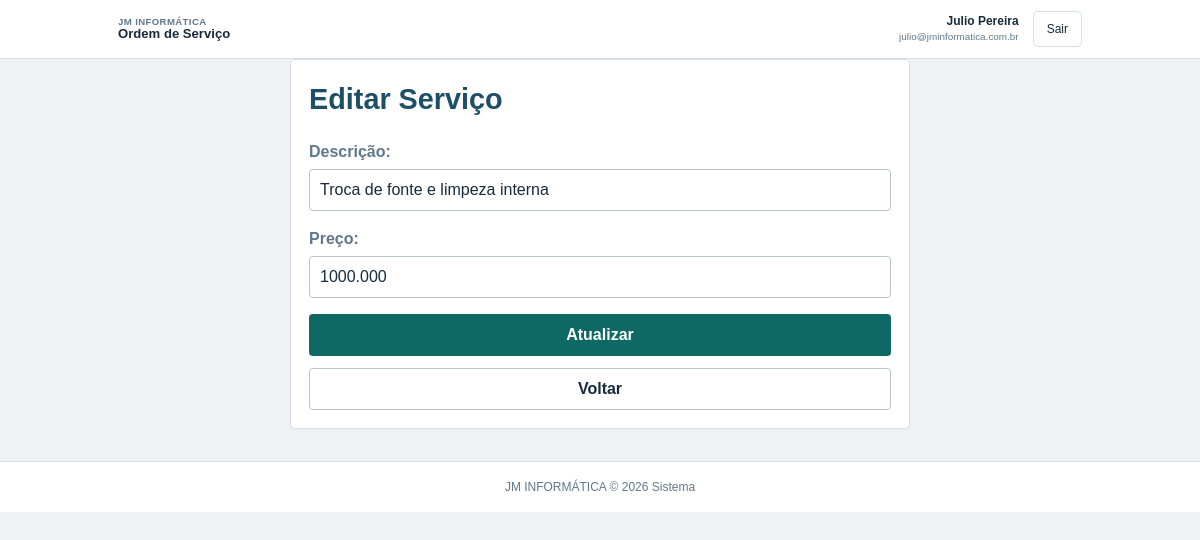
Page /form-servico.php?id=2 (signed in) on the committed database.
### tables this page shows
CREATE TABLE `user` (
    `id_user`    BIGINT(20)   NOT NULL AUTO_INCREMENT,
    `name`       VARCHAR(150) NOT NULL,
    `email`      VARCHAR(100) NOT NULL,
    `password`   VARCHAR(255) NOT NULL,
    `created_at` DATETIME     NOT NULL DEFAULT CURRENT_TIMESTAMP,
    `update_at`  DATETIME     NULL DEFAULT NULL ON UPDATE CURRENT_TIMESTAMP,
    `ativo`      TINYINT(1)   NOT NULL DEFAULT 1,

    PRIMARY KEY (`id_user`),
    UNIQUE KEY `uq_user_email` (`email`)
);

CREATE TABLE `service` (
    `id_service`      BIGINT(20)     NOT NULL AUTO_INCREMENT,
    `description`     VARCHAR(45)    NOT NULL,
    `price`           DECIMAL(11, 3) NOT NULL,
    `created_at`      DATETIME       NOT NULL DEFAULT CURRENT_TIMESTAMP,
    `update_at`       DATETIME       NULL DEFAULT NULL ON UPDATE CURRENT_TIMESTAMP,
    `finished_at`     DATETIME       NULL DEFAULT NULL,
    `commission_user` DECIMAL(11, 3) NULL DEFAULT NULL,
    `user_id_user`    BIGINT(20)     NOT NULL,

    PRIMARY KEY (`id_service`),
    KEY `idx_service_user` (`user_id_user`),
    KEY `idx_service_finished_at` (`finished_at`),
    KEY `idx_service_created_at` (`created_at`),

    CONSTRAINT `fk_service_user`
        FOREIGN KEY (`user_id_user`)
        REFERENCES `user` (`id_user`)
        ON DELETE RESTRICT
        ON UPDATE CASCADE
);

### classes/Usuario.php (called while the page is built, shortened)
<?php
class Usuario{
    private $pdo;
    public function __construct($pdo) {
        $this->pdo = $pdo;
    }
    public function buscaUsuarioPorId($id_user){
        $sql = $this->pdo->prepare("SELECT id_user, name, email FROM user WHERE id_user = :id");
        $sql->bindValue(":id", $id_user);
        $sql->execute();
        if($sql->rowCount() > 0){
            return $sql->fetch();
        } else{
            return [];
        }
    }
}

### classes/Servico.php (called while the page is built, shortened)
<?php
class Servico{
    private $pdo;
    public function __construct($pdo) {
        $this->pdo = $pdo;
    }
    public function buscarServicoPorId($id){
        $sql = $this->pdo->prepare("SELECT * FROM service WHERE id_service = :id");
        $sql->bindValue(':id', $id);
        $sql->execute();
        if($sql->rowCount() > 0){
            return $sql->fetch();
        } else{
            return null;
        }
    }
}

### form-servico.php (the view, shortened to what this page needs)
<?php
require_once './includes/conexao.php';
require_once './classes/Servico.php';
require_once './classes/Usuario.php';
$usuario_obj = new Usuario($pdo);
$dados_usuario = $usuario_obj->buscaUsuarioPorId($_SESSION['id_user']);
$nomeUsuario = $dados_usuario['name'];
$servico = new Servico($pdo);
if($_GET['id'] !== null){
    $servicoEncontrado = $servico->buscarServicoPorId($_GET['id']);
}
?>
<?php
require_once './includes/header.php';
?>
    <div class="formulario">
        <h1 class="titulo"><?php echo isset($servicoEncontrado) ? 'Editar Serviço' : 'Cadastrar Serviço'; ?></h1>
        <form method="POST" action="">
            <label for="descricao">Descrição:</label>
            <input type="text" id="descricao" name="descricao" maxlength="45" value="<?= htmlspecialchars($servicoEncontrado['description'] ?? '', ENT_QUOTES, 'UTF-8') ?>" required>
            <label for="preco">Preço:</label>
            <input type="text" id="preco" name="preco" value="<?= htmlspecialchars($servicoEncontrado['price'] ?? '', ENT_QUOTES, 'UTF-8') ?>" required>
            <button type="submit" class="botao botao--primario botao--bloco"><?php echo isset($servicoEncontrado) ? 'Atualizar' : 'Cadastrar'; ?></button>
        </form>
        <a href="dashboard.php" class="botao botao--secundario botao--bloco">Voltar</a>
    </div>
<?php require_once './includes/footer.php'; ?>

### includes/header.php (shortened to what this page needs)
<!DOCTYPE html>
<html lang="pt-BR">
<head>
	<link rel="stylesheet" href="./css/style.css">
</head>
<body>
	<header>
		<div class="header-conteudo">
			<div class="marca">
				<strong>JM INFORMÁTICA</strong>
				<span>Ordem de Serviço</span>
			</div>
			<div class="conta-usuario">
				<div>
					<strong><?= htmlspecialchars($nomeUsuario ?? 'Usuário', ENT_QUOTES, 'UTF-8') ?></strong>
					<?php if (!empty($dados_usuario['email'])) { ?>
						<small><?= htmlspecialchars($dados_usuario['email'], ENT_QUOTES, 'UTF-8') ?></small>
					<?php } ?>
				</div>
				<a class="botao-sair" href="sair.php">Sair</a>
			</div>
		</div>
	</header>

### css/style.css (style rules this page uses)
* { box-sizing: border-box; }
:root { --fundo: #f0f2f5; --bloco: #ffffff; --texto: #172b3d; --texto-suave: #60788d; --borda: #d8dee5; --destaque: #0e6965; --destaque-escuro: #09534f; --perigo: #c94b4b; --perigo-escuro: #a63838; }
body { margin: 0; min-height: 100vh; background: var(--fundo); color: var(--texto); font-family: "Trebuchet MS", Verdana, sans-serif; font-size: 16px; line-height: 1.5; }
body > div { width: min(964px, calc(100% - 32px)); margin: 28px auto; }
header, footer { padding: 0 max(16px, calc((100% - 964px) / 2)); background: #ffffff; border-bottom: 1px solid var(--borda); color: var(--texto); }
.header-conteudo { display: flex; align-items: center; justify-content: space-between; gap: 20px; min-height: 58px; }
.marca, .conta-usuario { display: flex; align-items: center; }
.marca { flex-direction: column; align-items: flex-start; line-height: 1.1; }
.marca strong { color: var(--texto-suave); font-size: 0.6rem; letter-spacing: 0.04em; }
.marca span { font-size: 0.82rem; font-weight: bold; }
.conta-usuario { gap: 14px; text-align: right; }
.conta-usuario > div { display: flex; flex-direction: column; line-height: 1.1; }
.conta-usuario strong { font-size: 0.75rem; }
.conta-usuario small { margin-top: 3px; color: var(--texto-suave); font-size: 0.62rem; }
.botao-sair { padding: 8px 13px; border: 1px solid var(--borda); border-radius: 5px; color: var(--texto); font-size: 0.75rem; text-decoration: none; }
.formulario, .bloco-dashboard { padding: 18px; background: var(--bloco); border: 1px solid var(--borda); border-radius: 5px; box-shadow: 0 1px 3px rgba(23, 43, 61, 0.04); }
.formulario { max-width: 620px; margin: 0 auto; }
.titulo { margin-top: 0; color: #1d4f68; font-size: 1.8rem; }
a { color: var(--destaque); }
form { display: flex; flex-wrap: wrap; align-items: end; gap: 12px; }
.formulario form { display: block; }
label { display: block; margin-bottom: 5px; font-weight: bold; color: var(--texto-suave); }
input, select { min-height: 40px; padding: 8px 10px; border: 1px solid #b9c6cd; border-radius: 4px; background: #ffffff; color: var(--texto); font: inherit; }
form input, form select { width: 100%; }
.formulario form input, .formulario form select { display: block; width: 100%; margin-bottom: 16px; }
button, .botao { display: inline-block; padding: 8px 14px; border: 1px solid transparent; border-radius: 4px; background: #e5ebef; color: var(--texto); font: inherit; font-weight: bold; text-decoration: none; cursor: pointer; }
.botao--primario, .formulario button { background: var(--destaque); color: #ffffff; }
.botao--secundario { border-color: #b9c6cd; background: #ffffff; color: var(--texto); }
.botao--bloco { display: block; width: 100%; margin-top: 12px; text-align: center; }

### rows in the picture
user: name "Julio Pereira", email "julio@jminformatica.com.br"
service: descricao "Troca de fonte e limpeza interna", preco "1000.000"
